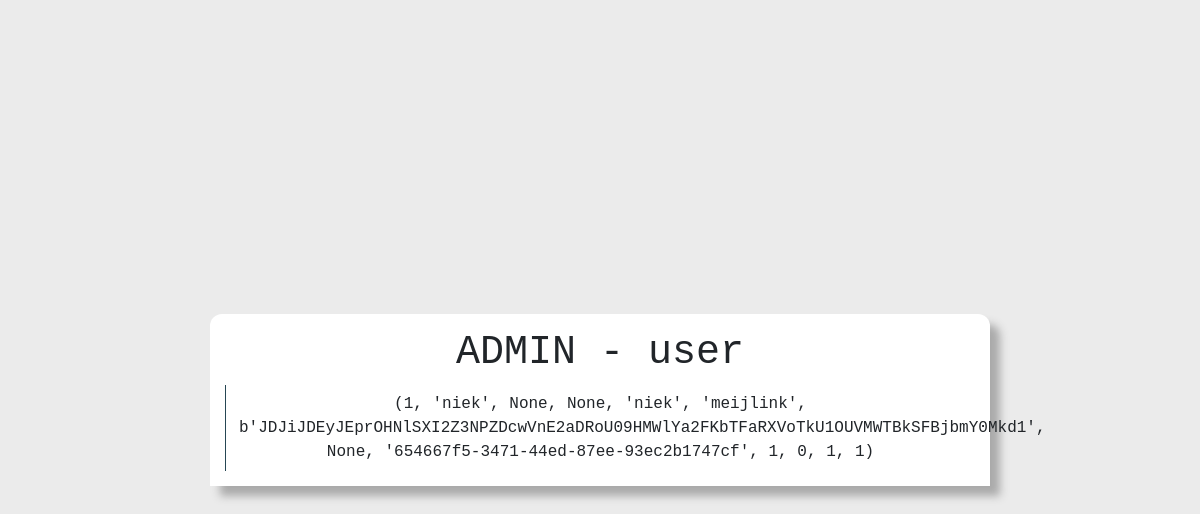
The app's page /admin/user/ (signed in), older data.
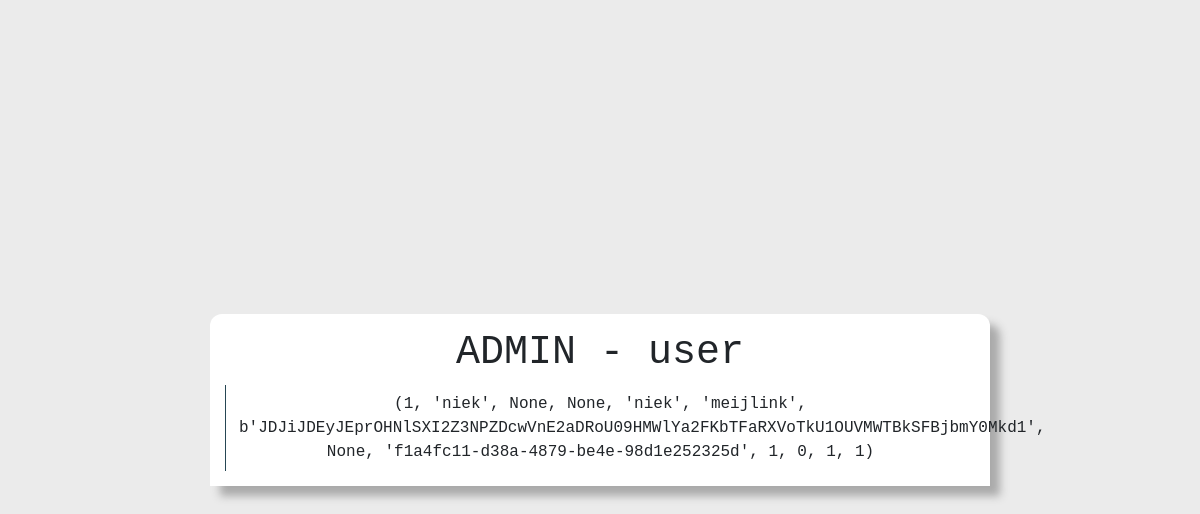
The same page, newer data.
### tables this page shows
CREATE TABLE user(
    id INTEGER PRIMARY KEY AUTOINCREMENT,
    
    name varchar(24) NOT NULL UNIQUE,
    pfp varchar(64),
    banner varchar(64),

    first_name varchar(24),
    last_name varchar(24),
    passwordHash BINARY(64) NOT NULL,
    email varchar(319) UNIQUE,
    
    token varchar(64) UNIQUE, -- Should have more stuff like age etc.

    isSeller BOOLEAN DEFAULT 0, --0 = False and 1 is True
    privacy BOOLEAN DEFAULT 0,
    isAdmin BOOLEAN DEFAULT 0,
    isMod BOOLEAN DEFAULT 0
);

### views.py (the view)
def adminSpecificView(specific):
    user = userhandle.isLoggedIn(session) # Check if the session data is valid
    if user == []: return redirect(url_for('logout'))
    if user[2] == 0: return redirect(url_for('home'))
    data = database.read(f'{specific}', '*')
    return render_template('adminView.html', data=data, table=specific)

### handles/databaseHandle.py (called while the page is built)
    def read(self, tables, rows, specification=''):
        self.cursor.execute(f'SELECT {rows} FROM {tables} {specification}')
        rows = self.cursor.fetchall()
        return rows #! Returns every row even if you should not be able to see it

### handles/incryptionHandle.py (called while the page is built)
def checkHash(check: str, hash: str):
    return bcrypt.checkpw(check.encode('utf-8'), base64.b64decode(hash))

### handles/userHandle.py (called while the page is built)
    def isLoggedIn(self, session):
        if 'token' not in session or 'id' not in session: return []
        token, id = session['token'], session['id']
        try:
            user = self.database.read(tables='user', rows='id, token, isAdmin, email', specification=f'WHERE id="{id}"')[0] # Get the user with the same id
        except IndexError: return []
        if not checkHash(user[1], token): return [] # Check if the token is valid #!Not sure if the [0] is needed
        return user

### templates/adminView.html (shortened to what this page needs)
<!DOCTYPE html>
<html lang="en-us">
    <head>
        <link rel="stylesheet" href="https://cdn.jsdelivr.net/npm/bootstrap@4.3.1/dist/css/bootstrap.min.css">
        <link rel="stylesheet" href="/static/css/admin.css">
    </head>
    <body>
        <div class="main">
            <h1>ADMIN - {{table}}</h1>
            <div class="tables">
                {% for i in data %}
                    <a class="btn custom-button" role="button">{{i}}</a>
                {% endfor %}
            </div>
        </div>
    </body>
</html>

### static/css/admin.css (style rules this page uses)
* { font-family: 'Courier New', monospace !important; }
body { height: 100%; background: #ebebeb; }
.main { padding: 15px; text-align: center; box-shadow: 10px 10px 8px #aaaaaa; border-radius: 12px 12px 0 0; width: 65%; height: auto; background: white; position: absolute; top: 50%; left: 50%; transform: translate(-50%, -50%); }
.tables { border-left: rgb(38, 70, 83) solid 1px; }
.custom-button { width: 100%; border: 0 0 0 0; transition: 0.4s linear; border-radius: 0 8px 8px 0; }

Row changes from the older to the newer data that the page shows:
changed user: i "…'niek', 'meijlink', b'JDJiJDEyJEprOHNlSXI2Z3NPZDcwVnE2aDRoU09HMWlYa2FKbTFaRXVoTkU1OUVMWTBkSFBjbmY0Mkd1', None, '654667f5-3471-44ed-87ee-93ec2b1747cf', 1, 0, 1, 1)" → "…'niek', 'meijlink', b'JDJiJDEyJEprOHNlSXI2Z3NPZDcwVnE2aDRoU09HMWlYa2FKbTFaRXVoTkU1OUVMWTBkSFBjbmY0Mkd1', None, 'f1a4fc11-d38a-4879-be4e-98d1e252325d', 1, 0, 1, 1)"
